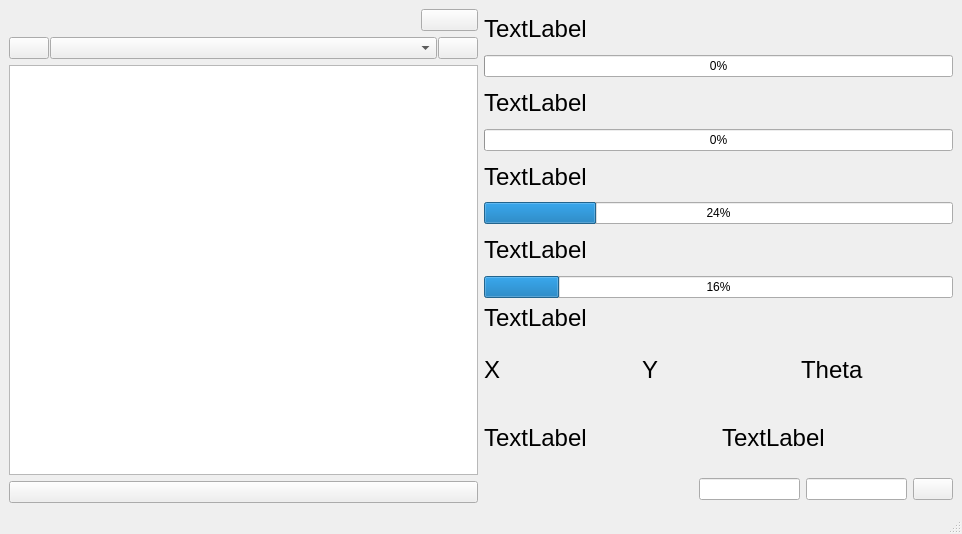
<?xml version="1.0" encoding="UTF-8"?>
<ui version="4.0">
 <class>MainWindow</class>
 <widget class="QMainWindow" name="MainWindow">
  <property name="geometry">
   <rect>
    <x>0</x>
    <y>0</y>
    <width>962</width>
    <height>534</height>
   </rect>
  </property>
  <property name="windowTitle">
   <string>MainWindow</string>
  </property>
  <widget class="QWidget" name="centralwidget">
   <layout class="QHBoxLayout" name="horizontalLayout_6">
    <item>
     <layout class="QHBoxLayout" name="main">
      <property name="sizeConstraint">
       <enum>QLayout::SetNoConstraint</enum>
      </property>
      <item>
       <layout class="QVBoxLayout" name="verticalLayout_7" stretch="1,4">
        <item>
         <layout class="QVBoxLayout" name="verticalLayout_5">
          <item>
           <layout class="QHBoxLayout" name="horizontalLayout_5" stretch="1,6,1">
            <item>
             <widget class="QLabel" name="ledIndicator">
              <property name="text">
               <string/>
              </property>
             </widget>
            </item>
            <item>
             <widget class="QLabel" name="statusLabel">
              <property name="text">
               <string/>
              </property>
             </widget>
            </item>
            <item>
             <widget class="QPushButton" name="refreshButton">
              <property name="text">
               <string/>
              </property>
             </widget>
            </item>
           </layout>
          </item>
          <item>
           <layout class="QHBoxLayout" name="horizontalLayout_4" stretch="0,84884,2">
            <property name="spacing">
             <number>1</number>
            </property>
            <property name="sizeConstraint">
             <enum>QLayout::SetDefaultConstraint</enum>
            </property>
            <item>
             <widget class="QPushButton" name="languageButton">
              <property name="sizePolicy">
               <sizepolicy hsizetype="Preferred" vsizetype="Preferred">
                <horstretch>0</horstretch>
                <verstretch>0</verstretch>
               </sizepolicy>
              </property>
              <property name="text">
               <string/>
              </property>
             </widget>
            </item>
            <item>
             <widget class="QComboBox" name="comboBoxSerialPorts"/>
            </item>
            <item>
             <widget class="QPushButton" name="buttonConnect">
              <property name="text">
               <string/>
              </property>
             </widget>
            </item>
           </layout>
          </item>
         </layout>
        </item>
        <item>
         <layout class="QVBoxLayout" name="verticalLayout_6">
          <item>
           <widget class="QGraphicsView" name="graphicsView">
            <property name="sizePolicy">
             <sizepolicy hsizetype="Preferred" vsizetype="Preferred">
              <horstretch>0</horstretch>
              <verstretch>0</verstretch>
             </sizepolicy>
            </property>
            <property name="minimumSize">
             <size>
              <width>200</width>
              <height>200</height>
             </size>
            </property>
            <property name="maximumSize">
             <size>
              <width>2000</width>
              <height>2000</height>
             </size>
            </property>
            <property name="sizeIncrement">
             <size>
              <width>1000</width>
              <height>1000</height>
             </size>
            </property>
           </widget>
          </item>
          <item>
           <widget class="QPushButton" name="clearButton">
            <property name="enabled">
             <bool>true</bool>
            </property>
            <property name="acceptDrops">
             <bool>false</bool>
            </property>
            <property name="layoutDirection">
             <enum>Qt::LeftToRight</enum>
            </property>
            <property name="autoFillBackground">
             <bool>false</bool>
            </property>
            <property name="text">
             <string/>
            </property>
           </widget>
          </item>
         </layout>
        </item>
       </layout>
      </item>
      <item>
       <layout class="QVBoxLayout" name="verticalLayout_4" stretch="3,1,1">
        <item>
         <layout class="QVBoxLayout" name="verticalLayout">
          <item>
           <widget class="QLabel" name="pwn_text_L">
            <property name="font">
             <font>
              <family>Arial</family>
              <pointsize>18</pointsize>
             </font>
            </property>
            <property name="text">
             <string>TextLabel</string>
            </property>
           </widget>
          </item>
          <item>
           <widget class="QProgressBar" name="pwmLProgressBar">
            <property name="maximum">
             <number>150</number>
            </property>
            <property name="value">
             <number>0</number>
            </property>
           </widget>
          </item>
          <item>
           <widget class="QLabel" name="pwn_text_R">
            <property name="font">
             <font>
              <family>Arial</family>
              <pointsize>18</pointsize>
             </font>
            </property>
            <property name="text">
             <string>TextLabel</string>
            </property>
           </widget>
          </item>
          <item>
           <widget class="QProgressBar" name="pwmRProgressBar">
            <property name="maximum">
             <number>150</number>
            </property>
            <property name="value">
             <number>0</number>
            </property>
           </widget>
          </item>
          <item>
           <widget class="QLabel" name="speed_text_L">
            <property name="font">
             <font>
              <family>Arial</family>
              <pointsize>18</pointsize>
             </font>
            </property>
            <property name="text">
             <string>TextLabel</string>
            </property>
           </widget>
          </item>
          <item>
           <widget class="QProgressBar" name="speedLProgressBar">
            <property name="autoFillBackground">
             <bool>false</bool>
            </property>
            <property name="maximum">
             <number>100</number>
            </property>
            <property name="value">
             <number>24</number>
            </property>
           </widget>
          </item>
          <item>
           <widget class="QLabel" name="speed_text_R">
            <property name="font">
             <font>
              <family>Arial</family>
              <pointsize>18</pointsize>
             </font>
            </property>
            <property name="text">
             <string>TextLabel</string>
            </property>
           </widget>
          </item>
          <item>
           <widget class="QProgressBar" name="speedRProgressBar">
            <property name="maximum">
             <number>150</number>
            </property>
            <property name="value">
             <number>24</number>
            </property>
           </widget>
          </item>
         </layout>
        </item>
        <item>
         <layout class="QVBoxLayout" name="verticalLayout_3" stretch="0,4">
          <item>
           <widget class="QLabel" name="actual_position">
            <property name="font">
             <font>
              <family>Arial</family>
              <pointsize>18</pointsize>
             </font>
            </property>
            <property name="text">
             <string>TextLabel</string>
            </property>
           </widget>
          </item>
          <item>
           <layout class="QHBoxLayout" name="horizontalLayout_2">
            <item>
             <widget class="QLabel" name="labelPosY">
              <property name="font">
               <font>
                <family>Arial</family>
                <pointsize>18</pointsize>
               </font>
              </property>
              <property name="text">
               <string>X</string>
              </property>
             </widget>
            </item>
            <item>
             <widget class="QLabel" name="labelPosX">
              <property name="font">
               <font>
                <family>Arial</family>
                <pointsize>18</pointsize>
               </font>
              </property>
              <property name="text">
               <string>Y</string>
              </property>
             </widget>
            </item>
            <item>
             <widget class="QLabel" name="labelTheta">
              <property name="font">
               <font>
                <family>Arial</family>
                <pointsize>18</pointsize>
               </font>
              </property>
              <property name="lineWidth">
               <number>1</number>
              </property>
              <property name="text">
               <string>Theta</string>
              </property>
             </widget>
            </item>
           </layout>
          </item>
         </layout>
        </item>
        <item>
         <layout class="QVBoxLayout" name="verticalLayout_2">
          <item>
           <layout class="QHBoxLayout" name="horizontalLayout_3">
            <item>
             <widget class="QLabel" name="actualTarget">
              <property name="font">
               <font>
                <family>Arial</family>
                <pointsize>18</pointsize>
               </font>
              </property>
              <property name="text">
               <string>TextLabel</string>
              </property>
             </widget>
            </item>
            <item>
             <widget class="QLabel" name="send_target">
              <property name="font">
               <font>
                <family>Arial</family>
                <pointsize>18</pointsize>
               </font>
              </property>
              <property name="text">
               <string>TextLabel</string>
              </property>
             </widget>
            </item>
           </layout>
          </item>
          <item>
           <layout class="QHBoxLayout" name="horizontalLayout" stretch="1,1,1,1,0">
            <item>
             <widget class="QLabel" name="labelTargetX">
              <property name="font">
               <font>
                <family>Arial</family>
                <pointsize>18</pointsize>
               </font>
              </property>
              <property name="text">
               <string/>
              </property>
             </widget>
            </item>
            <item>
             <widget class="QLabel" name="labelTargetY">
              <property name="font">
               <font>
                <family>Arial</family>
                <pointsize>18</pointsize>
               </font>
              </property>
              <property name="text">
               <string/>
              </property>
             </widget>
            </item>
            <item>
             <widget class="QLineEdit" name="lineEditTargetX"/>
            </item>
            <item>
             <widget class="QLineEdit" name="lineEditTargetY"/>
            </item>
            <item>
             <widget class="QPushButton" name="buttonSendTarget">
              <property name="text">
               <string/>
              </property>
              <property name="autoDefault">
               <bool>false</bool>
              </property>
             </widget>
            </item>
           </layout>
          </item>
         </layout>
        </item>
       </layout>
      </item>
     </layout>
    </item>
   </layout>
  </widget>
  <widget class="QMenuBar" name="menubar">
   <property name="geometry">
    <rect>
     <x>0</x>
     <y>0</y>
     <width>962</width>
     <height>24</height>
    </rect>
   </property>
  </widget>
  <widget class="QStatusBar" name="statusbar"/>
 </widget>
 <resources/>
 <connections/>
</ui>
